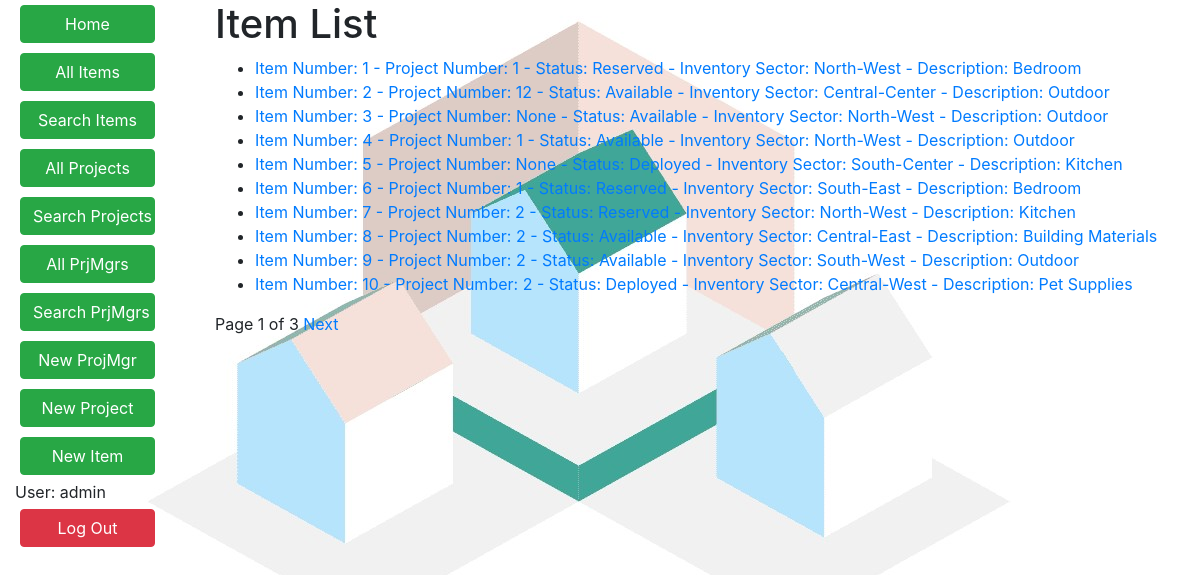
The app's page /resreq/items/ (signed in) with its own data.
### resreq/models.py (models this page shows, shortened)
class Item(models.Model):
    item_num = models.AutoField(primary_key=True)
    item_uuid = models.UUIDField(default=uuid.uuid4)
    prj = models.ForeignKey('Project', related_name='items', on_delete=models.SET_NULL, null=True, blank=True)
    notes = models.CharField(max_length=500, blank=True)
    date_added = models.DateField(null=True, blank=True)
    history = HistoricalRecords()
    ITEM_STATUS = (
        ('Available', 'Available'),
        ('Reserved', 'Reserved'),
        ('Deployed', 'Deployed'),
    )
    status = models.TextField(
        max_length=25,
        choices=ITEM_STATUS,
        default='Available',
    )
    ITEM_DESCRIPTION = (
        ('Building Materials', 'Building Materials'),
        ('Living Room', 'Living Room'),
        ('Kitchen', 'Kitchen'),
        ('Bedroom', 'Bedroom'),
        ('Bathroom', 'Bathroom'),
        ('Clothing', 'Clothing'),
        ('Outdoor', 'Outdoor'),
        ('Pet Supplies', 'Pet Supplies'),
        ('Recreational', 'Recreational'),
        ('Vehicle', 'Vehicle'),
    )
    description = models.TextField(
        max_length=25,
        choices=ITEM_DESCRIPTION,
        default='Outdoor'
    )
    ITEM_SECTOR = (
        ('North-West', 'NW'),
        ('North-Center', 'NC'),
        ('North-East', 'NE'),
        ('Central-West', 'CW'),
        ('Central-Center', 'CC'),
        ('Central-East', 'CE'),
        ('South-West', 'SW'),
        ('South-Center', 'SC'),
        ('South-East', 'SE'),
        ('Off Site', 'OS'),
    )
    sector = models.CharField(
        max_length=25,
        choices=ITEM_SECTOR, default='NW'
    )
    def get_absolute_url(self):
        return reverse('item-detail', args=[str(self.item_num)])
    def __str__(self):
        if not self.prj:
            return 'Item Number: {0} -  Project Number: {1} - Status: {2} - Inventory Sector: {3} - Description: {4}' \
                .format(self.item_num,
                        "None",
                        self.status,
                        self.sector,
                        self.description)
        else:
            return 'Item Number: {0} -  Project Number: {1} - Status: {2} - Inventory Sector: {3} - Description: {4}' \
                .format(self.item_num,
                        self.prj.prj_num,
                        self.status,
                        self.sector,
                        self.description)

class Project(models.Model):
    prj_num = models.AutoField(primary_key=True)
    prj_mgr = models.ForeignKey('PrjMgr', related_name='projects', on_delete=models.SET_NULL, null=True, blank=True)
    summary = models.TextField(max_length=1000, help_text="Enter project description", null=True, blank=True)
    date_created = models.DateField(auto_now=True)
    completion_date = models.DateField(null=True, blank=True)
    history = HistoricalRecords()
    PROJECT_STATUS = (
        ('Behind Schedule', 'Behind Schedule'),
        ('Complete', 'Complete'),
        ('In Progress', 'In Progress'),
        ('Scheduled', 'Scheduled'),
        ('Planning', 'Planning'),
    )
    prj_status = models.TextField(
        max_length=12,
        choices=PROJECT_STATUS,
        default='Planning'
    )

### resreq/views.py (the view)
# urls.py: path('items/', views.ItemListView.as_view(), name='items'),
class ItemListView(LoginRequiredMixin, generic.ListView):
    model = Item
    paginate_by = 10

### resreq/templates/resreq/item_list.html (shortened to what this page needs)
<!DOCTYPE html>
{% extends "base_generic.html" %}
{% load crispy_forms_tags %}
{% block content %}
    <h1>Item List</h1>
    {% if item_list %}
        <ul>
            {% for item in item_list %}
                <li>
                    <a href="{{ item.get_absolute_url }}">{{ item }}</a>
                </li>
            {% endfor %}
        </ul>
    {% else %}
        <p>There are no items in the system.</p>
    {% endif %}
{% endblock %}

### resreq/templates/base_generic.html (shortened to what this page needs)
{% load crispy_forms_tags %}
<!DOCTYPE html>
<html lang="en">
<head>
    <link rel="stylesheet" href="https://stackpath.bootstrapcdn.com/bootstrap/4.1.3/css/bootstrap.min.css"
>
    {% load static %}
    <link rel="stylesheet" href="{% static 'css/styles.css' %}">
</head>
<body>
<div class="container-fluid"  >
    <div class="row justify-content-center">
        <div class="col-sm-2">
            {% block sidebar %}
                <ul class="sidebar-nav" >
                    {% if user.is_authenticated %}
                        <form action="{% url 'index' %}">
                            <button type="submit" class="btn btn-success custom">Home</button>
                        </form>
                        <form action="{% url 'items' %}">
                            <button type="submit" class="btn btn-success custom">All Items</button>
                        </form>
                        <form action="{% url 'item-search' %}">
                            <button type="submit" class="btn btn-success custom">Search Items</button>
                        </form>
                        <form action="{% url 'projects' %}">
                            <button type="submit" class="btn btn-success custom">All Projects</button>
                        </form>
                        <form action="{% url 'project-search' %}">
                            <button type="submit" class="btn btn-success custom">Search Projects</button>
                        </form>
                        <form action="{% url 'prjmgrs' %}">
                            <button type="submit" class="btn btn-success custom">All PrjMgrs</button>
                        </form>
                        <form action="{% url 'prjmgr-search' %}">
                            <button type="submit" class="btn btn-success custom">Search PrjMgrs</button>
                        </form>
                    {% endif %}
                    {% if user.is_staff %}
                        <form action="{% url 'prjmgr-create' %}">
                            <button type="submit" class="btn btn-success custom">New ProjMgr</button>
                        </form>
                        <form action="{% url 'project-create' %}">
                            <button type="submit" class="btn btn-success custom">New Project</button>
                        </form>
                        <form action="{% url 'item-create' %}">
                            <button type="submit" class="btn btn-success custom">New Item</button>
                        </form>
                    {% endif %}
                    {% if user.is_authenticated %}
                        <li>User: {{ user.get_username }}</li>
                        <form action="{% url 'logout' %}?next={% url 'logout' %}">
                            <button type="submit" class="btn btn-danger custom">Log Out</button>
                        </form>
                    {% endif %}
                </ul>
            {% endblock %}
        </div>
        <div class="col-sm-10 ">{% block content %}{% endblock %}
            {% block pagination %}
                {% if is_paginated %}
                    <div class="pagination">
                        <span class="page-links">
                            <span class="page-current">
                                Page {{ page_obj.number }} of {{ page_obj.paginator.num_pages }}
                            </span>
                            {% if page_obj.has_next %}
                                <a href="{{ request.path }}?page={{ page_obj.next_page_number }}">   Next</a>
                            {% endif %}
                        </span>
                    </div>
                {% endif %}
            {% endblock %}
        </div>
    </div>
</div>
</body>
</html>

### resreq/static/css/styles.css (style rules this page uses)
.sidebar-nav { padding: 0; list-style: none; }
.btn { margin: 5px; }
.custom { width: 135px; }
body, html { height: 100%; background-image: url(/static/onlylogo.jpg); }

### records on screen
Item: prj+item_num+status "Item Number: 1 - Project Number: 1 - Status: Reserved - Inventory Sector: North-West - Description: Bedroom"
Item: prj+item_num+status "Item Number: 2 - Project Number: 12 - Status: Available - Inventory Sector: Central-Center - Description: Outdoor"
Item: prj+item_num+status "Item Number: 3 - Project Number: None - Status: Available - Inventory Sector: North-West - Description: Outdoor"
Item: prj+item_num+status "Item Number: 4 - Project Number: 1 - Status: Available - Inventory Sector: North-West - Description: Outdoor"
Item: prj+item_num+status "Item Number: 5 - Project Number: None - Status: Deployed - Inventory Sector: South-Center - Description: Kitchen"
Item: prj+item_num+status "Item Number: 6 - Project Number: 1 - Status: Reserved - Inventory Sector: South-East - Description: Bedroom"
Item: prj+item_num+status "Item Number: 7 - Project Number: 2 - Status: Reserved - Inventory Sector: North-West - Description: Kitchen"
Item: prj+item_num+status "Item Number: 8 - Project Number: 2 - Status: Available - Inventory Sector: Central-East - Description: Building Materials"
Item: prj+item_num+status "Item Number: 9 - Project Number: 2 - Status: Available - Inventory Sector: South-West - Description: Outdoor"
Item: prj+item_num+status "Item Number: 10 - Project Number: 2 - Status: Deployed - Inventory Sector: Central-West - Description: Pet Supplies"

### other values on screen
{{ user.get_username }} "admin"
{{ page_obj.number }} "1"
{{ page_obj.paginator.num_pages }} "3"
